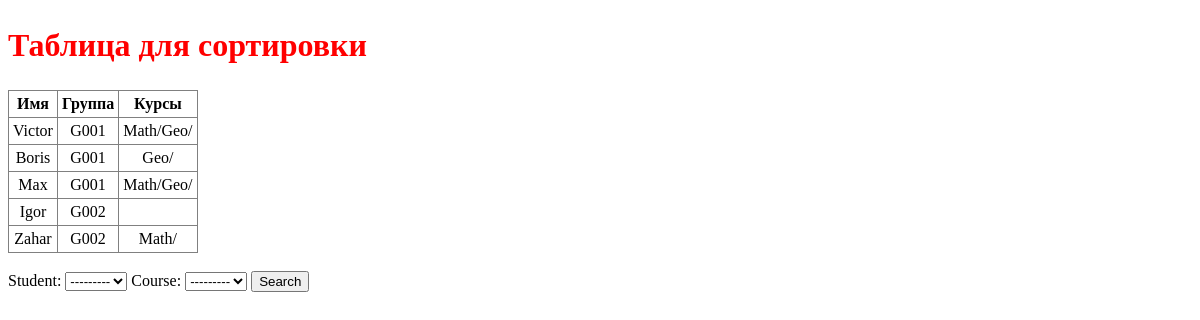
The page /table/2/ on the database its author committed.
### table_sv/models.py (models this page shows)
class Student(models.Model):
    name = models.CharField(max_length=10)
    group = models.CharField(max_length=4)
    course = models.ManyToManyField(Course)
    def __str__(self):
        return self.name

### table_sv/views.py (the view, shortened to what this page needs)
# urls.py: path('table/2/',views.table2,name='sv2'),
def table2(req):
    baza = Student.objects.all()
    anketa = FormaStudents()
    bd = []
    for i in baza:
        temp = i.course.all()
        kurs = ''
        for t in temp:
            kurs += t.title + '/'
        bd.append([i.name, i.group, kurs])
    title = ['Имя', 'Группа', 'Курсы']  # строка с заголовком
    data = {'table': bd, 'title': title, 'forma': anketa}  # данные для вывода
    return render(req, 'totable.html', context=data)

### table_sv/forms.py
class FormaStudents(forms.Form):
    student = forms.ModelChoiceField(Student.objects.all(), required=False)
    course = forms.ModelChoiceField(Course.objects.all(), required=False)

### table_sv/models.py (called while the page is built)
    def __str__(self):
        return self.title

### templates/totable.html (shortened to what this page needs)
<!DOCTYPE html>
{% load static %}
<html lang="en">
<head>
    <link rel="stylesheet" type="text/css" href="{% static 'style.css' %}">
</head>
<body>
<h2>Таблица для сортировки</h2>
<table>
    <tr>
        {% for t in title %}
            <th>{{ t }}</th>
        {% endfor %}
    </tr>
    {% for t in table %}
        <tr>
            {% for one in t %}
                <td>{{ one }}</td>
            {% endfor %}
        </tr>
    {% endfor %}
</table>
<br>
<form action="" method="post">
    {{ forma }}
    <input type="submit" value="Search">
</form>
</body>
</html>

### table_sv/static/style.css (style rules this page uses)
h2 { color: red; font-size: 2em; }
td { border: 1px solid grey; padding: 4px; text-align: center; }
th { border: 1px solid grey; padding: 4px; text-align: center; }
table { border: 1px solid grey; border-collapse: collapse; }

### rows shown on the page
Student: t "Victor" "G001"
Student: t "Boris" "G001"
Student: t "Max" "G001"
Student: t "Igor" "G002"
Student: t "Zahar" "G002"

### other values the page prints
{{ t }} "Имя" "Группа" "Курсы"
{{ one }} "Math/Geo/" "Geo/" "Math/Geo/" "Math/"
